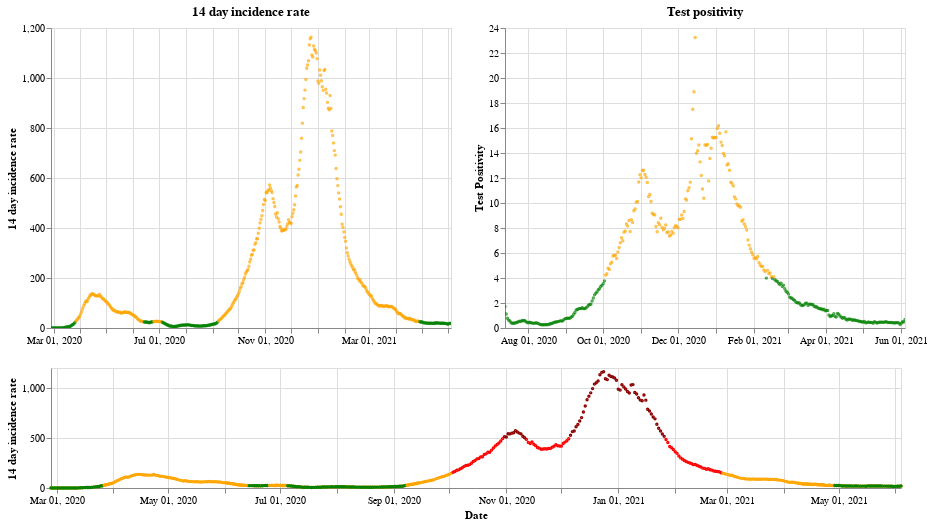

The notebook cell this image was saved under:
### Markdown cell above
## Wales

### Code cell
plot_traffic_light('Wales')

### Figure 1 — Vega-Lite specification as saved in the notebook (floating-point values rounded to 4 significant figures; data arrays with more than 128 entries replaced by an {"elided": "..."} marker saying what was removed)
{"config": {"view": {"continuousWidth": 400, "continuousHeight": 300}}, "vconcat": [{"hconcat": [{"mark": {"type": "point", "size": 2}, "encoding": {"color": {"condition": {"value": "green", "test": "(datum.twoWeeklyCasesRate <= 25)"}, "value": "orange"}, "tooltip": [{"type": "nominal", "field": "areaName"}, {"type": "temporal", "field": "date"}, {"type": "quantitative", "field": "twoWeeklyCasesRate"}, {"type": "quantitative", "field": "testPositivity"}], "x": {"type": "temporal", "axis": {"title": ""}, "field": "date", "scale": {"domain": {"selection": "DateBrush"}}, "timeUnit": "yearmonthdate"}, "y": {"type": "quantitative", "axis": {"title": "14 day incidence rate"}, "field": "twoWeeklyCasesRate"}}, "title": "14 day incidence rate", "width": 400}, {"mark": {"type": "point", "size": 2}, "encoding": {"color": {"condition": {"value": "green", "test": "(datum.testPositivity <= 4)"}, "value": "orange"}, "tooltip": [{"type": "nominal", "field": "areaName"}, {"type": "temporal", "field": "date"}, {"type": "quantitative", "field": "twoWeeklyCasesRate"}, {"type": "quantitative", "field": "testPositivity"}], "x": {"type": "temporal", "axis": {"title": ""}, "field": "date", "scale": {"domain": {"selection": "DateBrush"}}, "timeUnit": "yearmonthdate"}, "y": {"type": "quantitative", "axis": {"title": "Test Positivity"}, "field": "testPositivity"}}, "title": "Test positivity", "width": 400}]}, {"layer": [{"mark": {"type": "point", "size": 2}, "encoding": {"color": {"condition": {"value": "orange", "test": "((50 && datum.twoWeeklyCasesRate) < 150)"}, "value": "red"}, "opacity": {"condition": {"value": 1, "test": "((50 && datum.twoWeeklyCasesRate) < 500)"}, "value": 0}, "tooltip": [{"type": "nominal", "field": "areaName"}, {"type": "temporal", "field": "date"}, {"type": "quantitative", "field": "twoWeeklyCasesRate"}, {"type": "quantitative", "field": "testPositivity"}], "x": {"type": "temporal", "axis": {"title": "Date"}, "field": "date", "timeUnit": "yearmonthdate"}, "y": {"type": "quantitative", "axis": {"title": "14 day incidence rate"}, "field": "twoWeeklyCasesRate"}}, "selection": {"DateBrush": {"type": "interval", "encodings": ["x"], "fields": ["Time"]}}, "width": 850}, {"mark": {"type": "point", "size": 2}, "encoding": {"color": {"value": "darkred"}, "opacity": {"condition": {"value": 1, "test": "(datum.twoWeeklyCasesRate >= 500)"}, "value": 0}, "tooltip": [{"type": "nominal", "field": "areaName"}, {"type": "temporal", "field": "date"}, {"type": "quantitative", "field": "twoWeeklyCasesRate"}, {"type": "quantitative", "field": "testPositivity"}], "x": {"type": "temporal", "axis": {"title": "Date"}, "field": "date", "timeUnit": "yearmonthdate"}, "y": {"type": "quantitative", "axis": {"title": "14 day incidence rate"}, "field": "twoWeeklyCasesRate"}}, "width": 400}, {"mark": {"type": "point", "size": 2}, "encoding": {"color": {"condition": {"value": "green", "test": "((4 && datum.twoWeeklyCasesRate) < 25)"}, "value": "orange"}, "opacity": {"condition": {"value": 1, "test": "(datum.twoWeeklyCasesRate < 50)"}, "value": 0}, "tooltip": [{"type": "nominal", "field": "areaName"}, {"type": "temporal", "field": "date"}, {"type": "quantitative", "field": "twoWeeklyCasesRate"}, {"type": "quantitative", "field": "testPositivity"}], "x": {"type": "temporal", "axis": {"title": "Date"}, "field": "date", "timeUnit": "yearmonthdate"}, "y": {"type": "quantitative", "axis": {"title": "14 day incidence rate"}, "field": "twoWeeklyCasesRate"}}, "width": 400}], "height": 120, "width": 800}], "data": {"name": "data-33e497fccebbb4c3943d065308444064"}, "$schema": "https://vega.github.io/schema/vega-lite/v4.8.1.json", "datasets": {"data-33e497fccebbb4c3943d065308444064": {"elided": "464 records"}}}
